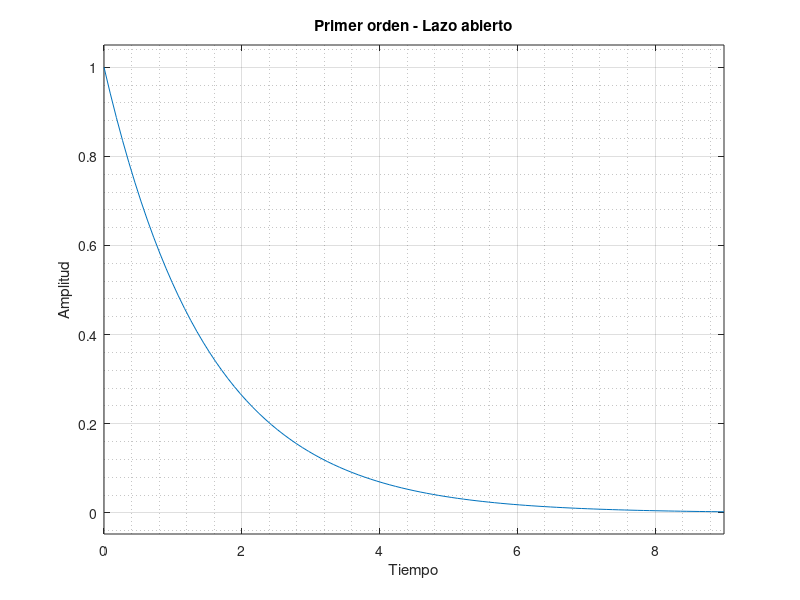
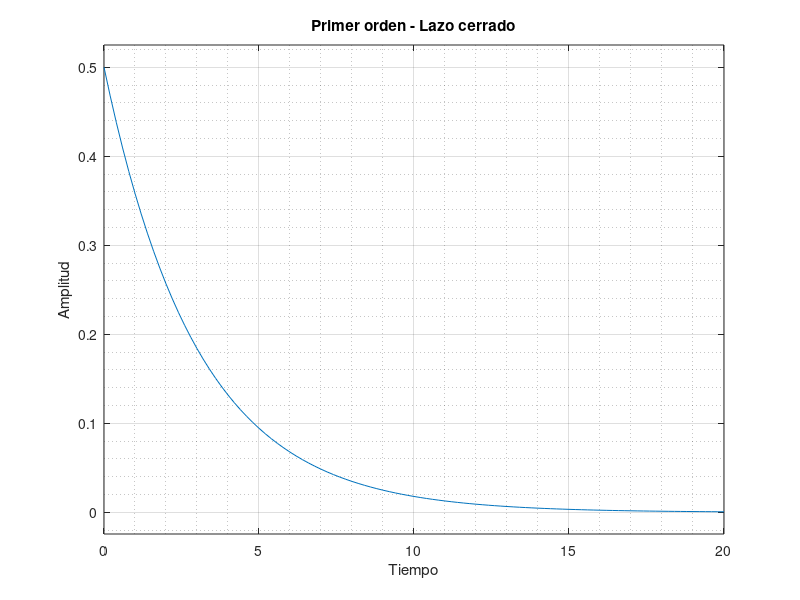
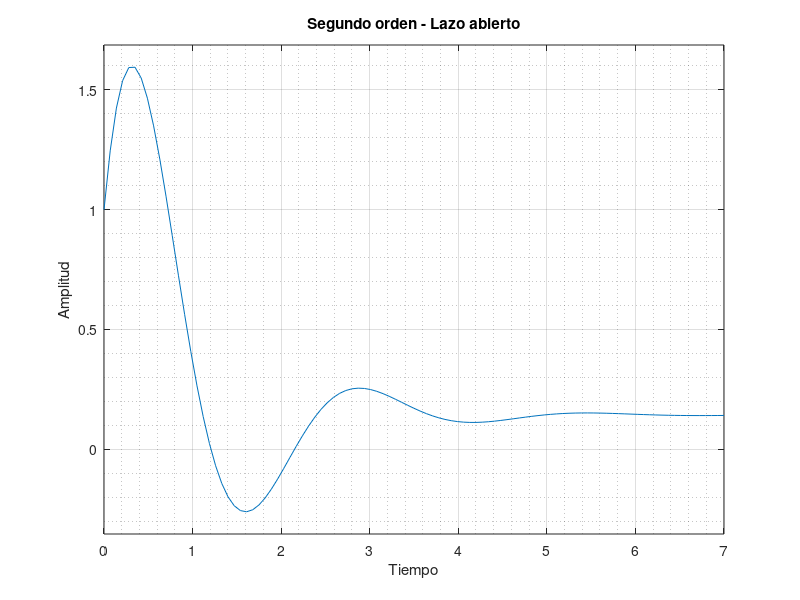
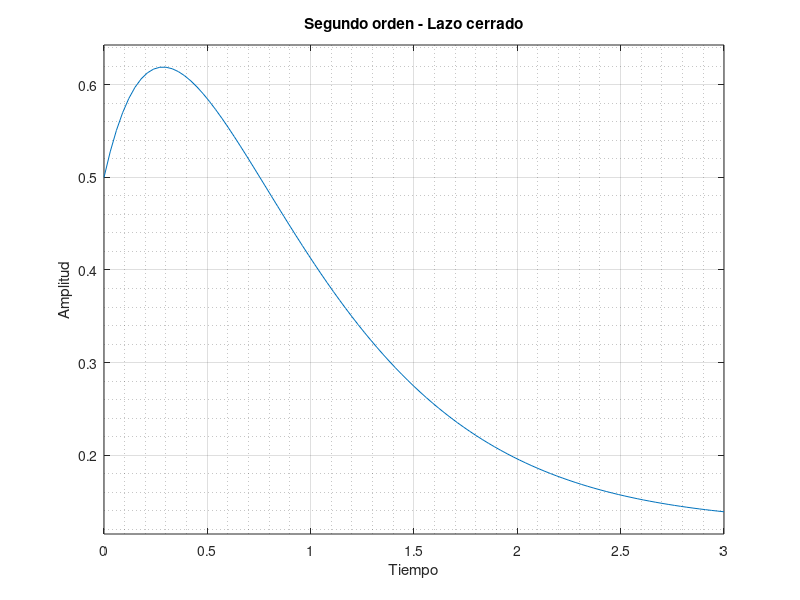

Write MATLAB code to recreate these figures, in order.
% Parte 1
% 1er orden
H1 = tf([3 0], [3 2]); % lazo abierto

figure('Position', [100 100 800 600])
step(H1) % Entrada escalon
title('Primer orden - Lazo abierto'); % titulo
ylabel('Amplitud'); % etiqueta eje y % etiqueta eje y
xlabel('Tiempo'); % etiqueta eje x % etiqueta eje x
grid minor;


figure('Position', [100 100 800 600])
H1l = feedback(H1,1); % retroalimentacion (lazo cerrado)
step(H1l)
title('Primer orden - Lazo cerrado'); % titulo
ylabel('Amplitud'); % etiqueta eje y
xlabel('Tiempo'); % etiqueta eje x
grid minor;

% 2do orden
H2 = tf([1 6 1], [1 2 7]); % lazo abierto
figure('Position', [100 100 800 600])
step(H2) % entrada escalon
title('Segundo orden - Lazo abierto'); % titulo
ylabel('Amplitud'); % etiqueta eje y
xlabel('Tiempo'); % etiqueta eje x
grid minor;

figure('Position', [100 100 800 600])
H2l = feedback(H2,1); % retroalimentacion (lazo cerrado)
step(H2l)
title('Segundo orden - Lazo cerrado'); % titulo
ylabel('Amplitud'); % etiqueta eje y
xlabel('Tiempo'); % etiqueta eje x
grid minor;

% 3er orden
H3 = tf([5 0],[1 2 0 1]) % lazo abierto
figure('Position', [100 100 800 600])
step(H3) % entrada escalon
title('Tercer orden - Lazo abierto'); % titulo
ylabel('Amplitud'); % etiqueta eje y
xlabel('Tiempo'); % etiqueta eje x
grid minor;

figure('Position', [100 100 800 600])
H3l = feedback(H3,1); % retroalimentacion (lazo cerrado)
step(H3l) % entrada escalon
title('Tercer orden - Lazo cerrado'); %titulo
ylabel('Amplitud'); % etiqueta eje y
xlabel('Tiempo'); % etiqueta eje x
grid minor;

% Ganancia, ceros y polos - funcion 1er orden
[num,den] = tfdata(H1,'v');
[Z1,P1,K1] = tf2zp(num,den);
[num,den] = tfdata(H1l,'v');
[Z1l,P1l,K1l] = tf2zp(num,den);

% Ganancia, ceros y polos - funcion 2do orden
[num,den] = tfdata(H2,'v');
[Z2,P2,K2] = tf2zp(num,den);
[num,den] = tfdata(H2l,'v');
[Z2l,P2l,K2l] = tf2zp(num,den);

% Ganancia, ceros y polos - funcion 3er orden
[num,den] = tfdata(H3,'v');
[Z3,P3,K3] = tf2zp(num,den);
[num,den] = tfdata(H3l,'v');
[Z3l,P3l,K3l] = tf2zp(num,den);



